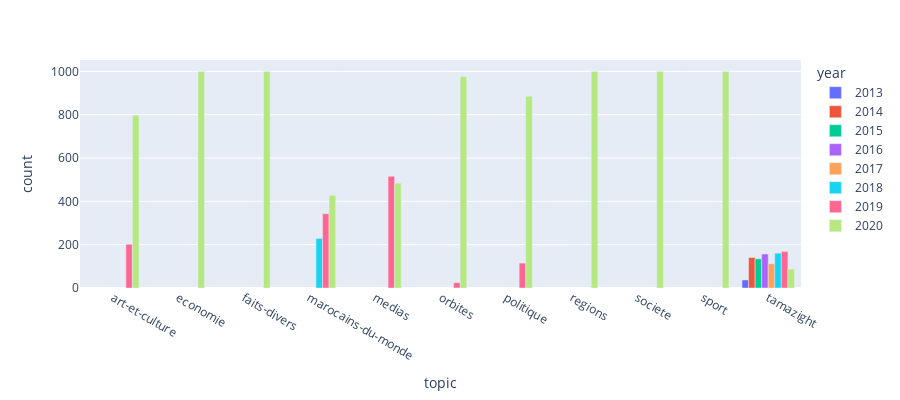

Notebook source saved alongside this figure:
### Markdown cell above
### Stories count per topic and year

### Code cell
fig = px.bar(stories_df.groupby(["topic", "year"], as_index=False).count().rename({"id": "count"}, axis=1),
             x="topic", y="count", color='year', barmode='group', height=400)
fig.show()

### Figure 1 — Plotly figure (JSON) as saved in the notebook; plotly's stock layout.template omitted (floating-point values rounded to 4 significant figures)
{"data": [{"alignmentgroup": "True", "hovertemplate": "year=2013<br>topic=%{x}<br>count=%{y}<extra></extra>", "legendgroup": "2013", "marker": {"color": "#636efa", "pattern": {"shape": ""}}, "name": "2013", "offsetgroup": "2013", "orientation": "v", "showlegend": true, "textposition": "auto", "type": "bar", "x": ["art-et-culture", "economie", "faits-divers", "marocains-du-monde", "medias", "orbites", "politique", "regions", "societe", "sport", "tamazight"], "xaxis": "x", "y": [null, null, null, null, null, null, null, null, null, null, 37], "yaxis": "y"}, {"alignmentgroup": "True", "hovertemplate": "year=2014<br>topic=%{x}<br>count=%{y}<extra></extra>", "legendgroup": "2014", "marker": {"color": "#EF553B", "pattern": {"shape": ""}}, "name": "2014", "offsetgroup": "2014", "orientation": "v", "showlegend": true, "textposition": "auto", "type": "bar", "x": ["art-et-culture", "economie", "faits-divers", "marocains-du-monde", "medias", "orbites", "politique", "regions", "societe", "sport", "tamazight"], "xaxis": "x", "y": [null, null, null, null, null, null, null, null, null, null, 141], "yaxis": "y"}, {"alignmentgroup": "True", "hovertemplate": "year=2015<br>topic=%{x}<br>count=%{y}<extra></extra>", "legendgroup": "2015", "marker": {"color": "#00cc96", "pattern": {"shape": ""}}, "name": "2015", "offsetgroup": "2015", "orientation": "v", "showlegend": true, "textposition": "auto", "type": "bar", "x": ["art-et-culture", "economie", "faits-divers", "marocains-du-monde", "medias", "orbites", "politique", "regions", "societe", "sport", "tamazight"], "xaxis": "x", "y": [null, null, null, null, null, null, null, null, null, null, 135], "yaxis": "y"}, {"alignmentgroup": "True", "hovertemplate": "year=2016<br>topic=%{x}<br>count=%{y}<extra></extra>", "legendgroup": "2016", "marker": {"color": "#ab63fa", "pattern": {"shape": ""}}, "name": "2016", "offsetgroup": "2016", "orientation": "v", "showlegend": true, "textposition": "auto", "type": "bar", "x": ["art-et-culture", "economie", "faits-divers", "marocains-du-monde", "medias", "orbites", "politique", "regions", "societe", "sport", "tamazight"], "xaxis": "x", "y": [null, null, null, null, null, null, null, null, null, null, 157], "yaxis": "y"}, {"alignmentgroup": "True", "hovertemplate": "year=2017<br>topic=%{x}<br>count=%{y}<extra></extra>", "legendgroup": "2017", "marker": {"color": "#FFA15A", "pattern": {"shape": ""}}, "name": "2017", "offsetgroup": "2017", "orientation": "v", "showlegend": true, "textposition": "auto", "type": "bar", "x": ["art-et-culture", "economie", "faits-divers", "marocains-du-monde", "medias", "orbites", "politique", "regions", "societe", "sport", "tamazight"], "xaxis": "x", "y": [null, null, null, null, null, null, null, null, null, null, 112], "yaxis": "y"}, {"alignmentgroup": "True", "hovertemplate": "year=2018<br>topic=%{x}<br>count=%{y}<extra></extra>", "legendgroup": "2018", "marker": {"color": "#19d3f3", "pattern": {"shape": ""}}, "name": "2018", "offsetgroup": "2018", "orientation": "v", "showlegend": true, "textposition": "auto", "type": "bar", "x": ["art-et-culture", "economie", "faits-divers", "marocains-du-monde", "medias", "orbites", "politique", "regions", "societe", "sport", "tamazight"], "xaxis": "x", "y": [null, null, null, 229, null, null, null, null, null, null, 161], "yaxis": "y"}, {"alignmentgroup": "True", "hovertemplate": "year=2019<br>topic=%{x}<br>count=%{y}<extra></extra>", "legendgroup": "2019", "marker": {"color": "#FF6692", "pattern": {"shape": ""}}, "name": "2019", "offsetgroup": "2019", "orientation": "v", "showlegend": true, "textposition": "auto", "type": "bar", "x": ["art-et-culture", "economie", "faits-divers", "marocains-du-monde", "medias", "orbites", "politique", "regions", "societe", "sport", "tamazight"], "xaxis": "x", "y": [202, null, null, 343, 516, 25, 115, null, null, null, 169], "yaxis": "y"}, {"alignmentgroup": "True", "hovertemplate": "year=2020<br>topic=%{x}<br>count=%{y}<extra></extra>", "legendgroup": "2020", "marker": {"color": "#B6E880", "pattern": {"shape": ""}}, "name": "2020", "offsetgroup": "2020", "orientation": "v", "showlegend": true, "textposition": "auto", "type": "bar", "x": ["art-et-culture", "economie", "faits-divers", "marocains-du-monde", "medias", "orbites", "politique", "regions", "societe", "sport", "tamazight"], "xaxis": "x", "y": [798, 1000, 1000, 428, 484, 975, 885, 1000, 1000, 1000, 88], "yaxis": "y"}], "layout": {"barmode": "group", "height": 400, "legend": {"title": {"text": "year"}, "tracegroupgap": 0}, "margin": {"t": 60}, "xaxis": {"anchor": "y", "domain": [0, 1], "title": {"text": "topic"}}, "yaxis": {"anchor": "x", "domain": [0, 1], "title": {"text": "count"}}}}
